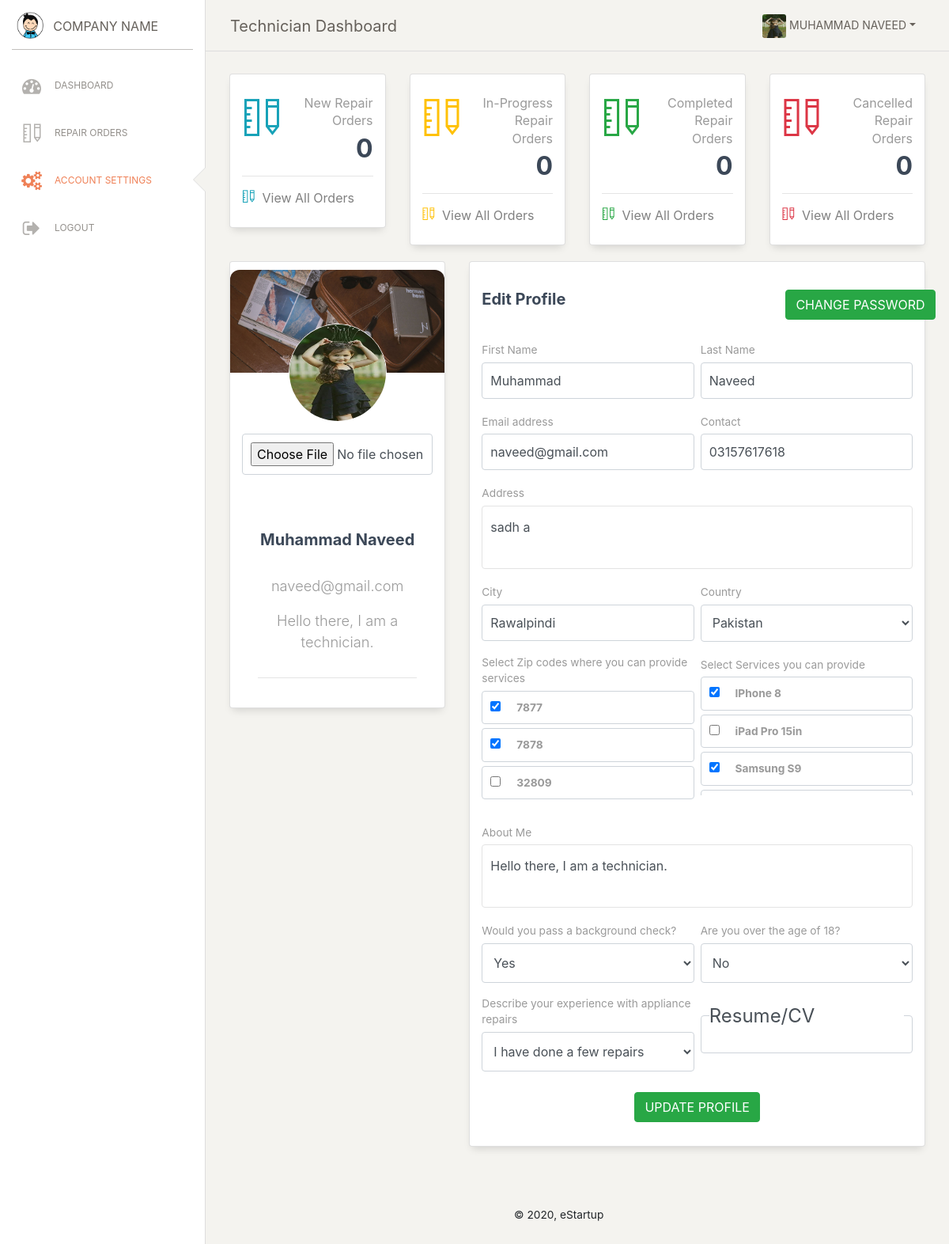
Screenshot of /portals/employees/account_settings.php (signed in) with the database file from the repository.
### tables this page shows
CREATE TABLE `accounts_tbl` (
  `account_id` int(10) NOT NULL,
  `email` varchar(100) DEFAULT NULL,
  `password` varchar(50) DEFAULT NULL,
  `role` varchar(20) DEFAULT NULL,
  `status` varchar(20) DEFAULT NULL
);

CREATE TABLE `technicians_tbl` (
  `tech_id` varchar(10) DEFAULT NULL,
  `store_id` varchar(10) DEFAULT NULL,
  `first_name` varchar(50) DEFAULT NULL,
  `last_name` varchar(50) DEFAULT NULL,
  `contact_number` varchar(20) DEFAULT NULL,
  `country` varchar(50) DEFAULT NULL,
  `city` varchar(50) DEFAULT NULL,
  `address` varchar(1000) DEFAULT NULL,
  `background_check` varchar(20) DEFAULT NULL,
  `age_check` varchar(20) DEFAULT NULL,
  `experience` varchar(100) DEFAULT NULL,
  `about_me` varchar(1000) DEFAULT NULL,
  `tech_pic` varchar(1000) DEFAULT NULL,
  `tech_cv` varchar(500) DEFAULT NULL
);

CREATE TABLE `zip_codes_tbl` (
  `zip_id` int(10) NOT NULL,
  `zip_code` varchar(10) DEFAULT NULL
);

CREATE TABLE `models_tbl` (
  `model_id` int(10) NOT NULL,
  `model_title` varchar(100) DEFAULT NULL,
  `model_status` varchar(20) DEFAULT NULL,
  `model_pic` varchar(1000) DEFAULT NULL
);

### portals/employees/account_settings.php (the view, shortened to what this page needs)
<?php
    include_once('EmployeeMethods.php');
    $obj=new EmployeeMethods();
?>
<!DOCTYPE html>
<html lang="en">
<head>
    <?php echo $obj->cssLinks(); ?>
</head>
<body class="">
  <div class="wrapper ">
        <?php include_once('includes/side_bar.php'); ?>
    <div class="main-panel">
        <?php include_once('includes/nav_bar.php'); ?>
      <div class="content">
          <?php include_once('includes/uper_bar.php'); ?>
        <form action="ExeFile.php" method="post" enctype="multipart/form-data">
	        <div class="row">
	            <?php
	                $profile_data=$obj->getSingleTechnician();
	            ?>
	            <div class="col-md-4">
		            <div class="card card-user">
		                <div class="image">
		                  <img src="../assets/img/damir-bosnjak.jpg" alt="...">
		                </div>
		                <div class="card-body">
		                  <div class="author">
		                    <a href="#">
		                      <img id="output_image"  onclick="$(#file).click()" class="avatar border-gray" src="<?php echo '../../uploads/'.$profile_data['tech_pic'] ?>"  onerror="this.src='../assets/img/logo-small.png';">
		                    </a>
		                      <input type="file" name="file_field" class="form-control" id="file" accept="image/*" onchange="preview_image(event)" style="display: block; opacity: 20; position: relative;" >
		                    <br>
		                    <h5 class="title"><?php echo $profile_data['first_name'].' '.$profile_data['last_name']; ?></h5>
		                    <p class="description">
		                      <?php echo $profile_data['email']; ?>
		                    </p>
		                  </div>
		                  <p class="description text-center">
		                    <?php echo $profile_data['about_me']; ?>
		                  </p>
		                </div>
		                <div class="card-footer">
		                  <hr>
		                </div>
		            </div>
	            </div>
	            <div class="col-md-8">
		            <div class="card card-user">
		                <div class="card-header">
		                	<div class="row">
			                	<div class="col-md-8">
			                		<h5 class="card-title">Edit Profile</h5>
			                	</div>
			                	<div class="col-md-3">
			                		<a style="color: white;" class="btn btn-success" data-toggle="modal" data-target="#exampleModalCenter">Change Password</a>
			                	</div>
			                </div>
		                </div>
		                <div class="card-body">
		                    <div class="row">
		                      <div class="col-md-6 pr-1">
		                        <div class="form-group">
		                          <label>First Name</label>
		                          <input type="text" name="fname_field" class="form-control" placeholder="enter first name" value="<?php echo $profile_data['first_name']; ?>" required="true">
		                        </div>
		                      </div>
		                      <div class="col-md-6 pl-1">
		                        <div class="form-group">
		                          <label>Last Name</label>
		                          <input type="text" name="lname_field" class="form-control" placeholder="enter last name" value="<?php echo $profile_data['last_name']; ?>" required="true">
		                        </div>
		                      </div>
		                    </div>
		                    <div class="row">
		                      <div class="col-md-6 pr-1">
		                        <div class="form-group">
		                          <label for="exampleInputEmail1">Email address</label>
		                          <input type="email" class="form-control" name="email_field" placeholder="enter email address" value="<?php echo $profile_data['email']; ?>" required="true">
		                        </div>
		                      </div>
		                      <div class="col-md-6 pl-1">
		                        <div class="form-group">
		                          <label for="exampleInputEmail1">Contact</label>
		                          <input type="text" name="contact_field" class="form-control" placeholder="enter contact number" value="<?php echo $profile_data['contact_number']; ?>" required="true">
		                        </div>
		                      </div>
		                    </div>
		                    <div class="row">
		                      <div class="col-md-12">
		                        <div class="form-group">
		                          <label>Address</label>
		                          <textarea class="form-control" required="true" name="address_field" rows="5" placeholder="enter your physical address"><?php echo $profile_data['address']; ?></textarea>
		                        </div>
		                      </div>
		                    </div>
		                    <div class="row">
		                      <div class="col-md-6 pr-1">
		                        <div class="form-group">
		                          <label>City</label>
		                          <input type="text" name="city_field" class="form-control" placeholder="enter city name" value="<?php echo $profile_data['city']; ?>" required="true">
		                        </div>
		                      </div>
		                      <div class="col-md-6 pl-1">
		                        <div class="form-group">
		                          <label>Country</label>
		                          <select class="form-control" name="country_field" style="height: 47px;" required="true">
		                            <option value="Pakistan" <?php if($profile_data['country']=='Pakistan'){echo 'selected=selected';} ?>>Pakistan</option>
		                          </select>
		                        </div>
		                      </div>
		                    </div>
		                    <div class="row">
		                      <div class="col-md-6 pr-1">
		                        <div class="form-group">
		                          	<label>Select Zip codes where you can provide services</label>
		                            <div class="multiselect" style='overflow-y: scroll; height: 150px;'>
		                              <?php
		                                $zip_codes=$obj->getAllZipCodes();
		                                $stores_zip_relations=$obj->getSingleTechRelationWithZipCodes($profile_data['tech_id']);
		                                $zip_ids = array_column($stores_zip_relations, 'zip_id');
		                                if(!empty($zip_codes)){
		                                  foreach ($zip_codes as $zip) {
		                              ?>
		                                    <div>
		                                      <label class="form-control">
		                                        <input type="checkbox" name="zip_codes[]" value="<?php echo $zip['zip_id']; ?>" <?php if(in_array($zip['zip_id'], $zip_ids)) { echo 'checked="checked"'; }?> />
		                                        <strong class="ml-3"><?php echo $zip['zip_code']; ?></strong>
		                                      </label>
		                                    </div>
		                              <?php
		                                  }
		                                }
		                              ?>
		                            </div>
		                        </div>
		                      </div>
		                      <div class="col-md-6 pl-1">
		                        <div class="form-group">
		                            <label>Select Services you can provide</label>
		                            <div class="multiselect" style='overflow-y: scroll; height: 150px;'>
			                            <?php
			                              $models=$obj->getAllActiveModels();
			                              $stores_models_relations=$obj->getSingleTechRelationWithModels($profile_data['tech_id']);;
			                              $models_ids = array_column($stores_models_relations, 'service_id');
			                              if(!empty($models)){
			                                foreach ($models as $model) {
			                            ?>
			                                  <div>
			                                    <label class="form-control">
			                                      <input type="checkbox" name="models[]" value="<?php echo $model['model_id']; ?>" <?php if(in_array($model['model_id'], $models_ids)) { echo 'checked="checked"'; }?> />
			                                      <strong class="ml-3"><?php echo $model['model_title']; ?></strong>
			                                    </label>
			                                  </div>
			                            <?php
			                                }
			                              }
			                            ?>
		                          	</div>
		                        </div>
		                      </div>
		                    </div>
		                    <div class="row">
		                      <div class="col-md-12">
		                        <div class="form-group">
		                          <label>About Me</label>
		                          <textarea class="form-control" rows="5" name="about_field"><?php echo $profile_data['about_me']; ?></textarea>
		                        </div>
		                      </div>
		                    </div>
		                    <div class="row">
		                      <div class="col-md-6 pr-1">
		                        <div class="form-group">
		                          	<label>Would you pass a background check? </label>
			                        <select class="form-control" style="height: 50px;" name="background_field">
			                            <option value="Yes" <?php if($profile_data['background_check']=='Yes'){ echo 'selected';} ?>>Yes</option>
			                        </select>
		                        </div>
		                      </div>
		                      <div class="col-md-6 pl-1">
		                        <div class="form-group">
			                        <label>Are you over the age of 18?</label>
			                        <select class="form-control" style="height: 50px;" name="age_field">
			                            <option value="No" <?php if($profile_data['age_check']=='No'){ echo 'selected';} ?>>No</option>
			                        </select>
		                        </div>
		                      </div>
		                    </div>
		                    <div class="row">
		                      <div class="col-md-6 pr-1">
		                        <div class="form-group">
		                          	<label>Describe your experience with appliance repairs</label>
			                        <select class="form-control" style="height: 50px;" name="experience_field">
			                            <option value="I have done a few repairs" <?php if($profile_data['experience']=='I have done a few repairs'){ echo 'selected';} ?>>
			                              I have done a few repairs
			                            </option>
			                        </select>
		                        </div>
		                      </div>
		                      <div class="col-md-6 pl-1 mt-2">
		                        <div class="form-group">
			                        <fieldset class="form-control">
			                            <legend>Resume/CV</legend>
			                        </fieldset>
		                        </div>
		                      </div>
		                    </div>
			            	<div class="row">
		                      <div class="update ml-auto mr-auto">
		                        <button type="submit" class="btn btn-success btn-round" name="update_tech_btn">Update Profile</button>
		                      </div>
		                    </div>
		                </div>
		            </div>
	            </div>
	        </div>
	    </form>
      </div>
        <?php include_once('includes/footer.php'); ?>
    </div>
  </div>
</body>
</html>

### portals/assets/css/wizard.css (style rules this page uses)
body { background-color: #E5E5E5; color: #3C4858; }
body, h1, h2, h3, h4, h5, h6, .h1, .h2, .h3, .h4 { font-family: "Roboto", "Helvetica", "Arial", sans-serif; font-weight: 300; line-height: 1.5em; }
a { color: #9c27b0; }
* { -webkit-tap-highlight-color: rgba(255, 255, 255, 0); -webkit-tap-highlight-color: transparent; }
.title, .card-title, .wizard-title { font-weight: 700; }
.title, .title a, .card-title, .card-title a, .wizard-title, .wizard-title a { color: #3C4858; text-decoration: none; }
.description, .card-description, .footer-big p { color: #999999; }
.card { background-color: #1e1e25; padding: 10px 0; width: 100%; border-radius: 6px; background: #1e1e25; }
body { background-color: #eeeeee; }
.title { margin-top: 30px; margin-bottom: 25px; min-height: 32px; font-weight: 500; }

### rows the page displays
accounts_tbl: technicians_tbl.tech_pic (picture), technicians_tbl.first_name "Muhammad", technicians_tbl.last_name "Naveed", email "naveed@gmail.com", technicians_tbl.about_me "Hello there, I am a technician.", fname_field "Muhammad", lname_field "Naveed", email_field "naveed@gmail.com", contact_field "03157617618", address_field "sadh a", city_field "Rawalpindi", about_field "Hello there, I am a technician."
technicians_tbl: country_field "Pakistan", background_field "Yes", age_field "No", experience_field "I have done a few repairs"
zip_codes_tbl: zip_id "☑", zip_code "7877"
zip_codes_tbl: zip_id "☑", zip_code "7878"
zip_codes_tbl: zip_code "32809"
models_tbl: model_id "☑", model_title "IPhone 8"
models_tbl: model_title "iPad Pro 15in"
models_tbl: model_id "☑", model_title "Samsung S9"

### other values shown
$_SESSION['logged_in_name'] "MUHAMMAD NAVEED"
$total_count "0"
